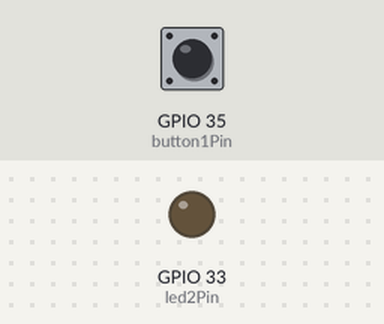
Bench run of a sketch on a simulated ESP32. Shown: output pins drawn as LEDs (lit = HIGH). The inputs (shaded band) are chosen by the test bench; at power-on: GPIO 35 (button1Pin) HIGH.

Above: at 1.2 s.
1.3 s: GPIO 35 (button1Pin) pulled LOW for 0.15 s
At 2.6 s:
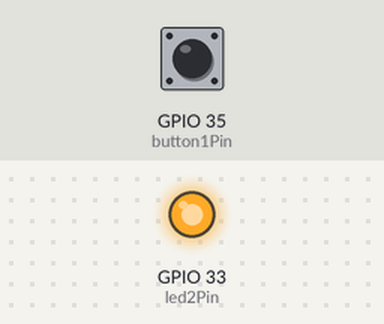
2.9 s: GPIO 35 (button1Pin) pulled LOW for 3.2 s
At 3.4 s:
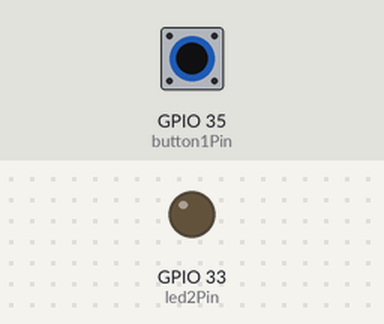
Timing chart, 0 to 7.6 s (numbered marks = the images above; inputs shaded):
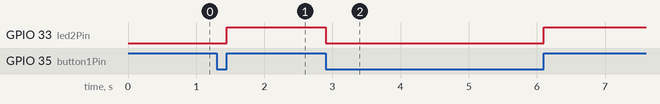

Measured:
- after the input at 1.3 s, GPIO 33 (led2Pin): LOW → HIGH after 0.15 s
- after the input at 2.9 s, GPIO 33 (led2Pin): HIGH → LOW at once, → HIGH 3.2 s later

The sketch:

Interrupt_demo2.ino
```cpp
/*
 * Created: April 2016
 * By: Ab Kurk
 * Version:1
 * Description:
 * File Name:Interrupt_demo2.ino
 * This is part of a tutoral to show the difference between attaching an interrupt to a pin v.s. digitalRead(button1Pin).
 * Attaching an interrupt to a hardware pin gives you the ability to handle inputs as they happen. This demo file has an interrupt
 * attacht to a hardware pin 2 instead of using the traditional digitalRead(button1Pin).
 * Link To Tutorial Page:http://www.thearduinomakerman.info/blog/2016/4/25/using-interrupts
 *
 */


//Delcaring the button and LED Pins
#define button1Pin 35
#define led2Pin 33
int onoff = 0;//0 lights are off 1 light are on
volatile byte state = HIGH;

// the setup function runs once when you press reset or power the board
void setup()
{
  pinMode( led2Pin, OUTPUT );
  pinMode( button1Pin, INPUT_PULLUP );
  Serial.begin( 115200 );
  state = LOW;
  digitalWrite( led2Pin, state );
  attachInterrupt( digitalPinToInterrupt( button1Pin ), blink1, CHANGE );

}
void blink1()
{
  state = !state;
  digitalWrite( led2Pin, !state );
}

// the loop function runs over and over again forever
void loop()
{
}
```
